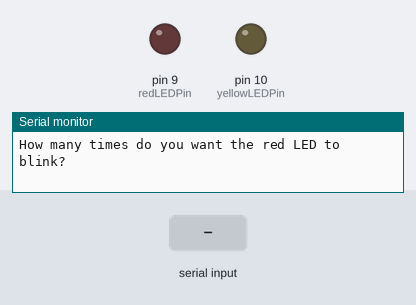
This sketch was run on a simulated Arduino Uno, built with avr-gcc and run on an emulated ATmega328P. On the bench: output pins drawn as LEDs (lit = HIGH), the last lines printed to the serial monitor. Dashed ring = blinking. Inputs (shaded band) come from the test bench.

Above: at 1.2 s.
1.3 s: "90,45,200\n" received over Serial
2.8 s: "30,150,10\n" received over Serial
At 2.97 s:
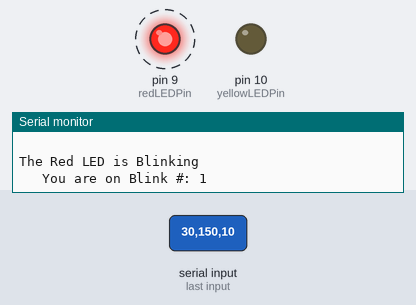
At 48.0 s:
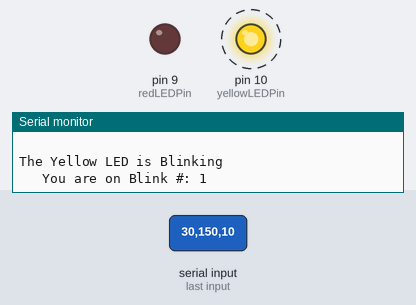
Timing chart, 0 to 49.8 s (numbered marks = the images above; inputs shaded):
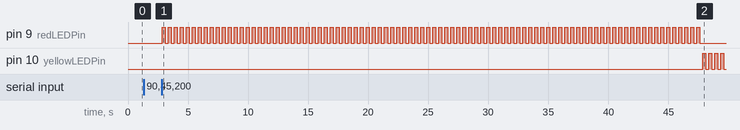

The sketch:

7_blinking_analog.ino
```cpp
// LED Blinker, LED brightness is set with AnalogWrite

int redLEDPin = 9; // Declare redLEDPin an int, and set to pin 9
int yellowLEDPin = 10; // Declare yellowLEDPin an int, and set to pin 10
int redOnTime = 250; // Declare redOnTime an int, and set to 250 mseconds
int redOffTime = 250; // Declare redOffTime an int, and set to 250
int yellowOnTime = 250; // Declare yellowOnTime an int, and set to 250
int yellowOffTime = 250; // Declare yellowOffTime an int, and set to 250
int numYellow; // Number of times to blink yellow LED
int numRed; // Number of times to blink red LED
String redMessage = "The Red LED is Blinking"; // Declaring a String Variable
String yellowMessage = "The Yellow LED is Blinking"; // Declaring a String Variable
float rbright;
float ybright;

void setup()
{
    Serial.begin(9600); // Turn on the Serial Port
    pinMode(redLEDPin, OUTPUT); // Tell Arduino that redLEDPin is an output pin
    pinMode(yellowLEDPin, OUTPUT); // Tell Arduino that yellowLEDPin is an output pin
}

void loop()
{
    Serial.println("How many times do you want the red LED to blink? ");
    while (Serial.available() == 0) { }
    numRed = Serial.parseInt();
    while (Serial.available() > 0) {
        Serial.read();
    }
    Serial.println("How bright do you want the red LED to be from 0-5? ");
    while (Serial.available() == 0) { }
    rbright = Serial.parseFloat();
    while (Serial.available() > 0) {
        Serial.read();
    }

    Serial.println("Red LED blinks " + String(numRed) + " times with brightness of " + String(rbright));
    Serial.println(" ");

    Serial.println("How many times do you want the yellow LED to blink?");
    while (Serial.available() == 0) { }
    numYellow = Serial.parseInt();
    while (Serial.available() > 0) {
        Serial.read();
    }
    Serial.println("How bright do you want the yellow LED to be from 0-5? ");
    while (Serial.available() == 0) { }
    ybright = Serial.parseFloat();
    while (Serial.available() > 0) {
        Serial.read();
    }

    Serial.println("Yellow LED blinks " + String(numYellow) + " times with brightness of " + String(ybright));
    Serial.println(" ");

    Serial.println(redMessage);
    for (int j = 1; j <= numRed; j = j + 1) { // Start our for loop
        Serial.print("   You are on Blink #: ");
        Serial.println(j);
        analogWrite(redLEDPin, rbright * 51); // Turn red LED on
        delay(redOnTime); // Leave on for redOnTime
        analogWrite(redLEDPin, 0); // Turn red LED off
        delay(redOffTime); // Leave off for redOffTime
    }
    Serial.println(" ");

    Serial.println(yellowMessage);
    for (int j = 1; j <= numYellow; j = j + 1) { // Start our for loop
        Serial.print("   You are on Blink #: ");
        Serial.println(j);
        analogWrite(yellowLEDPin, ybright * 51); // Turn yellow LED on
        delay(yellowOnTime); // Leave on for yellowOnTime
        analogWrite(yellowLEDPin, 0); // Turn yellow LED off
        delay(yellowOffTime); // Leave off for yellowOffTime
    }
    Serial.println(" ");
}
```

Measured:
- after the input at 2.8 s, pin 9 (redLEDPin): alternates HIGH for 0.25 s and LOW for 0.25 s, 180 changes in all, then stays LOW, starting after 0.05 s; pin 10 (yellowLEDPin): alternates HIGH for 0.25 s and LOW for 0.25 s, starting after 45.1 s
